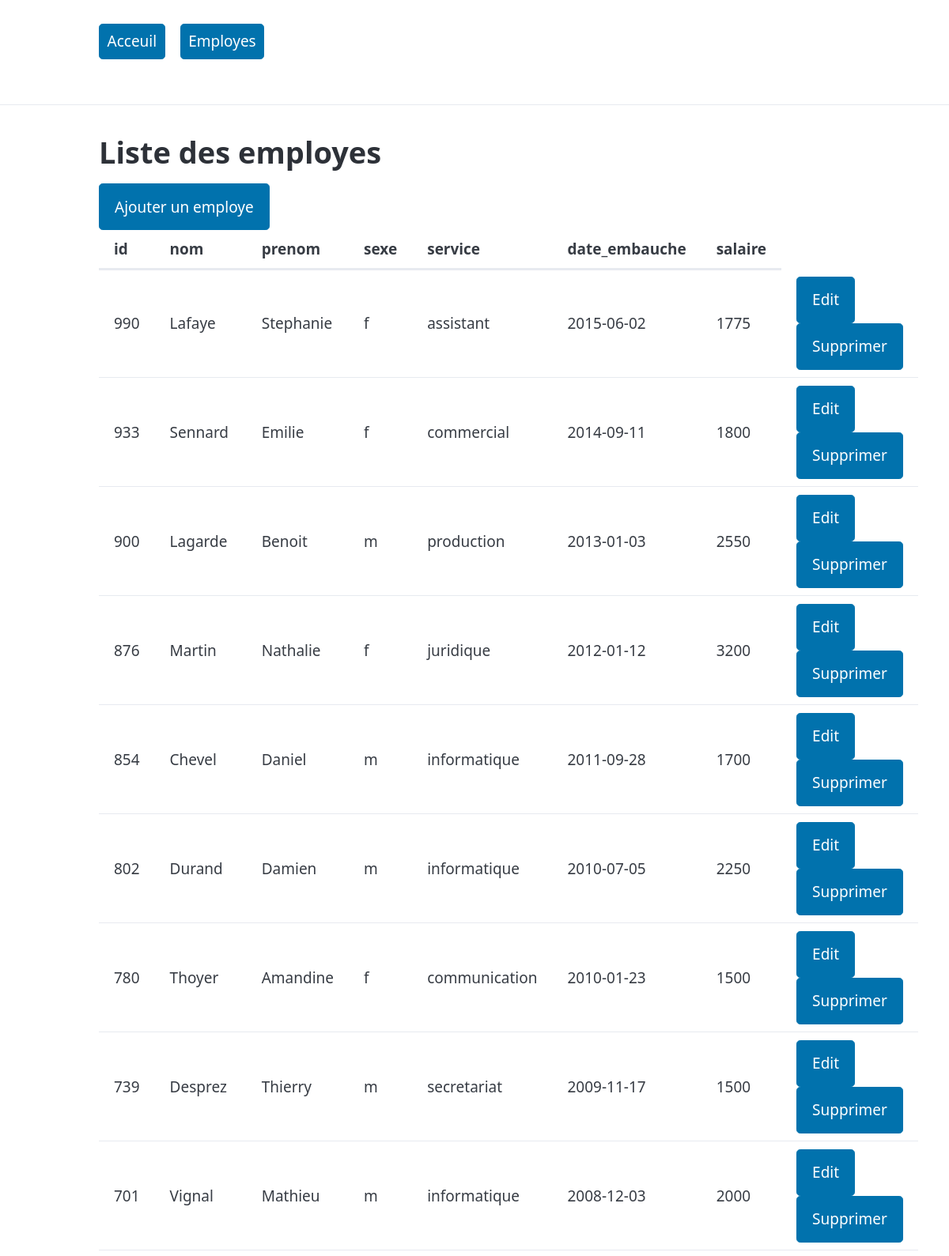
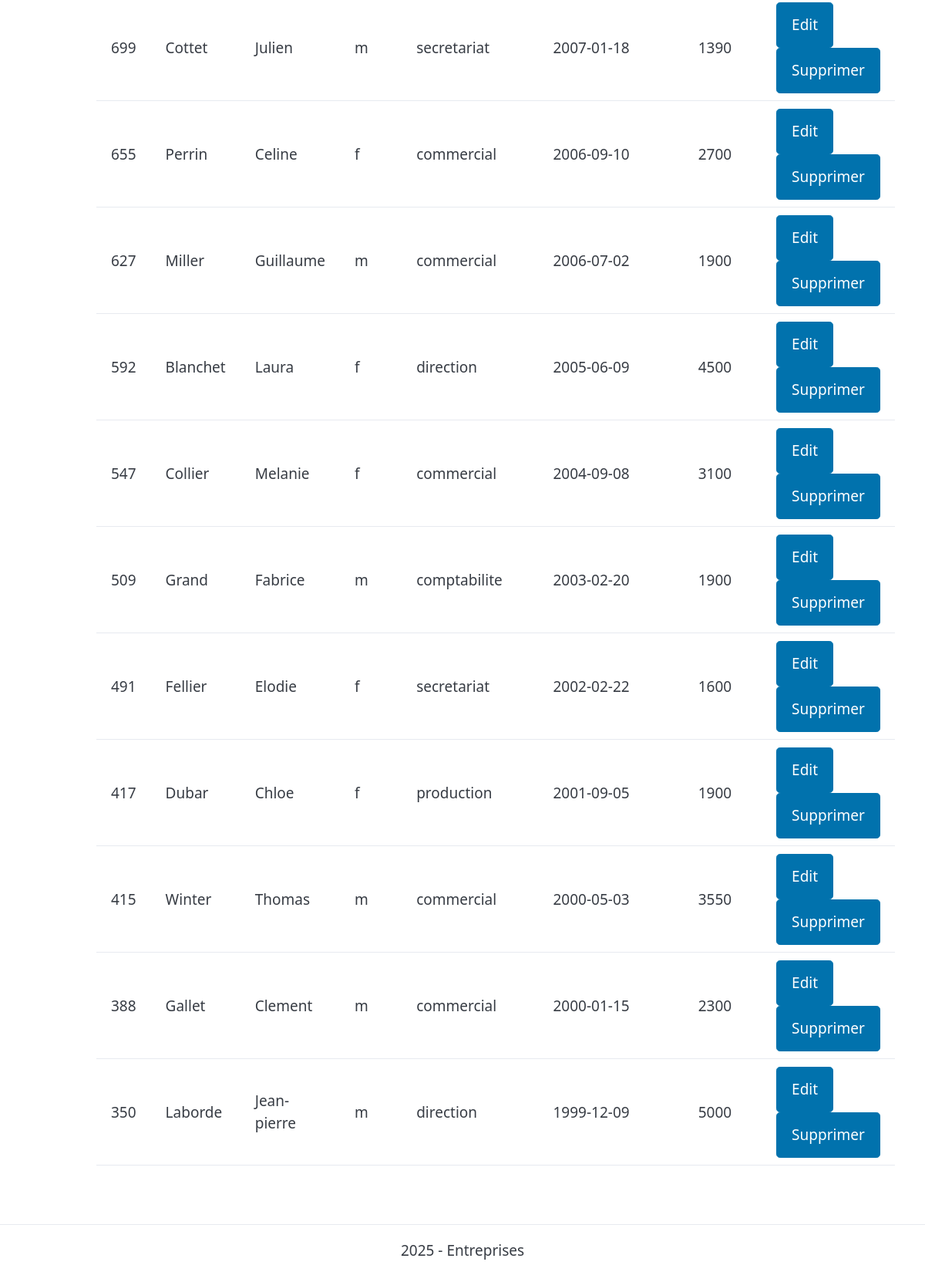
Screenshot of /employes/list-employes.php with the database file from the repository (2 pictures, top to bottom).
### tables this page shows
CREATE TABLE `employes` (
  `id_employes` int NOT NULL AUTO_INCREMENT,
  `prenom` varchar(20) DEFAULT NULL,
  `nom` varchar(20) DEFAULT NULL,
  `sexe` enum('m','f') NOT NULL,
  `service` varchar(30) DEFAULT NULL,
  `date_embauche` date DEFAULT NULL,
  `salaire` float DEFAULT NULL,
  PRIMARY KEY (id_employes)
);

### employes/list-employes.php (called while the page is built)
<?php
include dirname(__DIR__) . '/fonctions.php';
require dirname(__DIR__) . '/connexiondb.php';
$employesArray = listerEmployes($pdo);
include PATH_PROJET . '/views/employes/list-employes-view.php' ;

### fonctions.php (called while the page is built, shortened)
<?php
function listeremployes($pdo)
{
    $sql = "SELECT * FROM employes ORDER BY id_employes DESC";
    $stmt = $pdo->prepare($sql);
    $stmt->execute();
    $employes = $stmt->fetchAll();
    return $employes;
}

### views/employes/list-employes-view.php (the view, shortened to what this page needs)
<?php
require PATH_PROJET . '/views/partials/header.php';
?>
<h1>Liste des employes</h1>
<a href="<?= WEB_ROOT . '/employes/add-employes.php' ?>" role="button">Ajouter un employe</a>
<table>
    <thead>
        <tr>
            <th>id</th>
            <th>nom</th>
            <th>prenom</th>
            <th>sexe</th>
            <th>service</th>
            <th>date_embauche</th>
            <th>salaire</th>
    </thead>
    <tbody>
     <?php foreach ($employesArray as $employe) : ?>
<tr>
    <td><?= $employe['id_employes'] ?? ''; ?></td>
    <td><?= $employe['nom'] ?? ''; ?></td>
    <td><?= $employe['prenom'] ?? ''; ?></td>
    <td><?= $employe['sexe'] ?? ''; ?></td>
    <td><?= $employe['service'] ?? ''; ?></td>
    <td><?= $employe['date_embauche'] ?? ''; ?></td>
    <td><?= $employe['salaire'] ?? ''; ?></td>
    <td>
        <a href="<?= WEB_ROOT . '/employes/edit-employes.php?id=' . ($employe['id_employes'] ?? '') ?>" role="button">Edit</a>
        <a href="<?= WEB_ROOT . '/employes/del-employes.php?id=' . ($employe['id_employes'] ?? '') ?>" role="button" onclick="return confirm('Etes-vous certain de vouloir supprimer cet employe ?');">Supprimer</a>
    </td>
</tr>
<?php endforeach; ?>
    </tbody>
</table>
<?php require PATH_PROJET . '/views/partials/footer.php'; ?>

### views/partials/header.php (shortened to what this page needs)
<!DOCTYPE html>
<html lang="en">
<head>
    <link rel="stylesheet" href="<?= WEB_ROOT ?>/assets/css/pico.min.css">
    <link rel="stylesheet" href="<?= WEB_ROOT . '/assets/css/style.css' ?>">
</head>
<body>
    <header>
        <?php require PATH_PROJET . '/views/partials/nav.php' ?>
    </header>
    <hr>
    <main class="container">

### views/partials/nav.php
<nav class="container">
    <ul>
        <li><a href="<?= WEB_ROOT . '/index.php' ?>" role="button">Acceuil</a></li>
        <li><a href="<?= WEB_ROOT . '/employes/list-employes.php' ?>" role="button">Employes</a></li>
    </ul>
</nav>

### views/partials/footer.php
</main>
<footer>
    <hr>
    <p>2025 - Entreprises</p>
</footer>
</body>
</html>

### assets/css/style.css (style rules this page uses)
footer { text-align: center; }

### rows the page displays
employes: id_employes "990", nom "Lafaye", prenom "Stephanie", sexe "f", service "assistant", date_embauche "2015-06-02", salaire "1775"
employes: id_employes "933", nom "Sennard", prenom "Emilie", sexe "f", service "commercial", date_embauche "2014-09-11", salaire "1800"
employes: id_employes "900", nom "Lagarde", prenom "Benoit", sexe "m", service "production", date_embauche "2013-01-03", salaire "2550"
employes: id_employes "876", nom "Martin", prenom "Nathalie", sexe "f", service "juridique", date_embauche "2012-01-12", salaire "3200"
employes: id_employes "854", nom "Chevel", prenom "Daniel", sexe "m", service "informatique", date_embauche "2011-09-28", salaire "1700"
employes: id_employes "802", nom "Durand", prenom "Damien", sexe "m", service "informatique", date_embauche "2010-07-05", salaire "2250"
employes: id_employes "780", nom "Thoyer", prenom "Amandine", sexe "f", service "communication", date_embauche "2010-01-23", salaire "1500"
employes: id_employes "739", nom "Desprez", prenom "Thierry", sexe "m", service "secretariat", date_embauche "2009-11-17", salaire "1500"
employes: id_employes "701", nom "Vignal", prenom "Mathieu", sexe "m", service "informatique", date_embauche "2008-12-03", salaire "2000"
employes: id_employes "699", nom "Cottet", prenom "Julien", sexe "m", service "secretariat", date_embauche "2007-01-18", salaire "1390"
employes: id_employes "655", nom "Perrin", prenom "Celine", sexe "f", service "commercial", date_embauche "2006-09-10", salaire "2700"
employes: id_employes "627", nom "Miller", prenom "Guillaume", sexe "m", service "commercial", date_embauche "2006-07-02", salaire "1900"
employes: id_employes "592", nom "Blanchet", prenom "Laura", sexe "f", service "direction", date_embauche "2005-06-09", salaire "4500"
employes: id_employes "547", nom "Collier", prenom "Melanie", sexe "f", service "commercial", date_embauche "2004-09-08", salaire "3100"
employes: id_employes "509", nom "Grand", prenom "Fabrice", sexe "m", service "comptabilite", date_embauche "2003-02-20", salaire "1900"
employes: id_employes "491", nom "Fellier", prenom "Elodie", sexe "f", service "secretariat", date_embauche "2002-02-22", salaire "1600"
employes: id_employes "417", nom "Dubar", prenom "Chloe", sexe "f", service "production", date_embauche "2001-09-05", salaire "1900"
employes: id_employes "415", nom "Winter", prenom "Thomas", sexe "m", service "commercial", date_embauche "2000-05-03", salaire "3550"
employes: id_employes "388", nom "Gallet", prenom "Clement", sexe "m", service "commercial", date_embauche "2000-01-15", salaire "2300"
employes: id_employes "350", nom "Laborde", prenom "Jean-pierre", sexe "m", service "direction", date_embauche "1999-12-09", salaire "5000"
